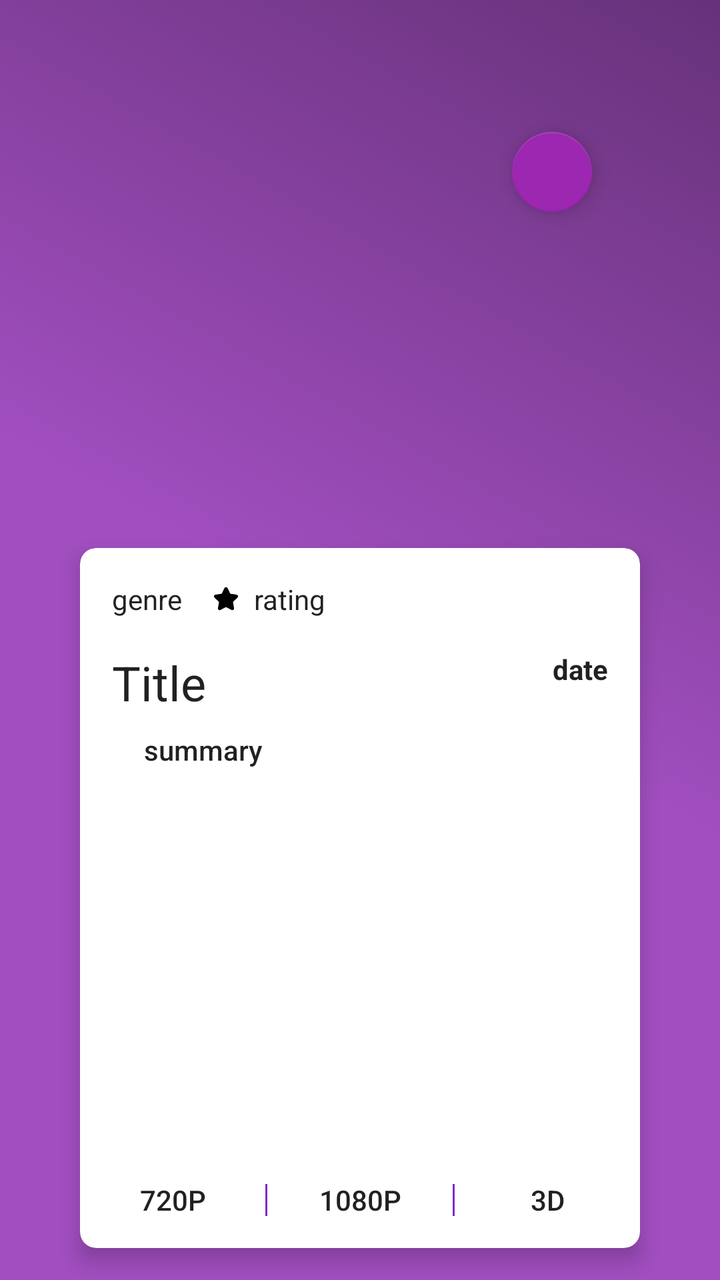
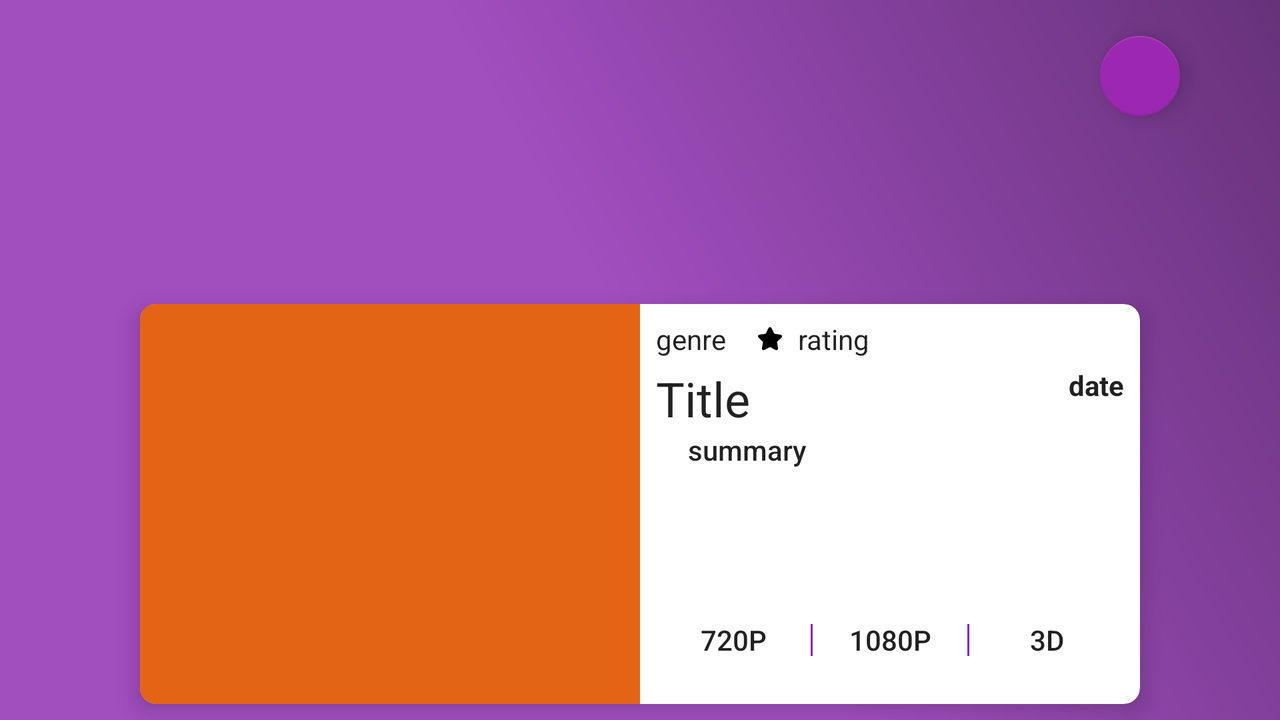

One screen, two layout resources from the same app: the default and the repository's alternative for another configuration. Each is rendered where Android would select it; the XML of both is given below.
<!-- AndroidManifest.xml: application theme AppTheme -->
<!-- res/layout/activity_details.xml -->
<?xml version="1.0" encoding="utf-8"?>
<RelativeLayout xmlns:android="http://schemas.android.com/apk/res/android"
    xmlns:tools="http://schemas.android.com/tools"
    android:layout_width="match_parent"
    android:layout_height="match_parent"
    xmlns:app="http://schemas.android.com/apk/res-auto"
    android:orientation="vertical">

    <ImageView
        android:id="@+id/yifi_movie_details_image_view_medium"
        android:layout_width="match_parent"
        android:layout_height="match_parent"
        android:scaleType="fitXY"
        android:src="@drawable/gradient" />

    <android.support.v7.widget.CardView
        style="@style/MyCardViewStyle"
        android:layout_width="280dp"
        android:layout_height="350dp"
        android:layout_alignParentBottom="true"
        android:layout_centerHorizontal="true"
        android:layout_marginBottom="16dp">

        <LinearLayout
            android:layout_width="match_parent"
            android:layout_height="match_parent"
            android:orientation="vertical">


            <LinearLayout
                android:layout_width="match_parent"
                android:layout_height="match_parent"
                android:orientation="vertical"
                android:padding="16dp">

                <LinearLayout
                    android:layout_width="match_parent"
                    android:layout_height="wrap_content"
                    android:orientation="horizontal">

                    <TextView
                        android:id="@+id/yifi_movie_details_genre_text_view"
                        android:layout_width="wrap_content"
                        android:layout_height="wrap_content"
                        android:text="genre"
                        android:textAppearance="@style/TextAppearance.AppCompat" />

                    <ImageView
                        android:layout_width="wrap_content"
                        android:layout_height="wrap_content"
                        android:layout_gravity="center_vertical"
                        android:layout_marginLeft="16dp"
                        android:src="@drawable/ic_star_black" />


                    <TextView
                        android:id="@+id/yifi_movie_details_rating_text_view"
                        android:layout_width="wrap_content"
                        android:layout_height="wrap_content"
                        android:layout_gravity="bottom"
                        android:paddingLeft="8dp"
                        android:textAppearance="@style/TextAppearance.AppCompat"
                        tools:text="rating" />
                </LinearLayout>


                <LinearLayout
                    android:layout_width="match_parent"
                    android:layout_height="wrap_content"
                    android:orientation="horizontal"
                    android:paddingTop="16dp">

                    <TextView
                        android:id="@+id/yifi_movie_details_title_text_view"
                        android:layout_width="0dp"
                        android:layout_height="wrap_content"
                        android:layout_weight="1"
                        android:maxLines="2"
                        android:textAppearance="@style/TextAppearance.AppCompat.Headline"
                        tools:text="Title" />

                    <TextView
                        android:id="@+id/yifi_movie_details_date_text_view"
                        android:layout_width="wrap_content"
                        android:layout_height="wrap_content"
                        android:layout_gravity="right"
                        android:paddingBottom="8dp"
                        android:paddingLeft="16dp"
                        android:textAppearance="@style/TextAppearance.AppCompat"
                        android:textStyle="bold"
                        tools:text="date" />
                </LinearLayout>

                <ScrollView
                    android:layout_width="match_parent"
                    android:layout_height="wrap_content">

                    <TextView
                        android:id="@+id/yifi_movie_details_summary_text_view"
                        android:layout_width="match_parent"
                        android:layout_height="wrap_content"
                        android:maxLines="4"
                        android:paddingLeft="16dp"
                        android:paddingTop="8dp"
                        android:textAppearance="@style/TextAppearance.AppCompat.Body2"
                        tools:text="summary" />
                </ScrollView>
            </LinearLayout>

        </LinearLayout>

        <LinearLayout
            android:layout_width="match_parent"
            android:layout_height="wrap_content"
            android:layout_gravity="bottom"
            android:orientation="horizontal">

            <Button
                android:id="@+id/button_720p"
                style="@style/Widget.AppCompat.Button.Borderless"
                android:layout_width="0dp"
                android:layout_height="wrap_content"
                android:layout_weight="1"
                android:text="@string/details_720p_button"
                android:theme="@style/MyDetailsButton" />

            <View
                android:layout_width="1dp"
                android:layout_height="match_parent"
                android:layout_marginBottom="16dp"
                android:layout_marginTop="16dp"
                android:background="@color/colorAccent"></View>

            <Button
                android:id="@+id/button_1080p"
                style="@style/Widget.AppCompat.Button.Borderless"
                android:layout_width="0dp"
                android:layout_height="wrap_content"
                android:layout_weight="1"
                android:text="@string/details_1080p_button"
                android:theme="@style/MyDetailsButton" />

            <View
                android:layout_width="1dp"
                android:layout_height="match_parent"
                android:layout_marginBottom="16dp"
                android:layout_marginTop="16dp"
                android:background="@color/colorAccent"></View>

            <Button
                android:id="@+id/button_3d"
                style="@style/Widget.AppCompat.Button.Borderless"
                android:layout_width="0dp"
                android:layout_height="wrap_content"
                android:layout_weight="1"
                android:text="@string/details_3d_button"
                android:theme="@style/MyDetailsButton" />

        </LinearLayout>
    </android.support.v7.widget.CardView>


    <android.support.design.widget.FloatingActionButton
        android:id="@+id/details_fab"
        android:layout_width="wrap_content"
        android:layout_height="wrap_content"
        android:layout_alignParentRight="true"
        android:layout_marginRight="@dimen/fab_margin_right_details_activity_normal"
        android:layout_marginTop="@dimen/fab_margin_top_details_activity_normal"
        android:elevation="6dp"
        app:fabSize="mini"
        android:src="@drawable/ic_explore_white_24px"
        android:theme="@style/MyFloatingButton" />
</RelativeLayout>
<!-- resources referenced by this layout -->
<resources>
  <color name="colorAccent">#8328C9</color>
  <dimen name="fab_margin_right_details_activity_normal">64dp</dimen>
  <dimen name="fab_margin_top_details_activity_normal">66dp</dimen>
  <!-- drawable gradient (drawable) -->
  <?xml version="1.0" encoding="utf-8"?>
  <shape xmlns:android="http://schemas.android.com/apk/res/android"
      android:shape="rectangle">
      <gradient
          android:angle="45"
          android:centerColor="#A14EBF"
          android:endColor="#67327A"
          android:startColor="#A14EBF"/>
  
  </shape>
  <!-- drawable ic_star_black (drawable) -->
  <vector xmlns:android="http://schemas.android.com/apk/res/android"
      android:width="12dp"
      android:height="12dp"
      android:viewportHeight="49.94"
      android:viewportWidth="49.94">
      <path
          android:fillColor="#FF000000"
          android:pathData="M48.86,22.73c0.98,-0.96 1.33,-2.36 0.91,-3.67c-0.43,-1.31 -1.53,-2.24 -2.89,-2.44l-12.09,-1.76c-0.51,-0.08 -0.96,-0.4 -1.19,-0.87L28.18,3.04c-0.61,-1.23 -1.84,-2 -3.21,-2c-1.37,0 -2.6,0.76 -3.21,2L16.35,14c-0.23,0.47 -0.68,0.79 -1.19,0.87L3.07,16.62c-1.36,0.2 -2.47,1.13 -2.89,2.44c-0.42,1.31 -0.08,2.71 0.91,3.67l8.75,8.53c0.37,0.36 0.54,0.89 0.46,1.4L8.22,44.7c-0.18,1.06 0.09,2.09 0.78,2.9c1.07,1.27 2.93,1.65 4.41,0.87l10.81,-5.69c0.45,-0.24 1.02,-0.23 1.47,0l10.81,5.69c0.53,0.28 1.09,0.42 1.67,0.42c1.06,0 2.06,-0.47 2.75,-1.29c0.69,-0.81 0.96,-1.85 0.78,-2.9l-2.07,-12.04c-0.09,-0.51 0.08,-1.04 0.46,-1.4L48.86,22.73z" />
  </vector>
  <string name="details_1080p_button">1080p</string>
  <string name="details_3d_button">3D</string>
  <string name="details_720p_button">720p</string>
  <style name="MyCardViewStyle" parent="Theme.AppCompat.Light">
          <item name="cardCornerRadius">8dp</item>
          <item name="cardElevation">6dp</item>
      </style>
  <style name="MyDetailsButton" parent="Theme.AppCompat.Light">
          <item name="colorControlHighlight">@color/colorAccent</item>
          <item name="colorButtonNormal">@color/search_button_color</item>
      </style>
  <style name="MyFloatingButton" parent="Theme.AppCompat.Light">
          <item name="colorAccent">@color/search_button_color</item>
      </style>
  <style name="AppTheme" parent="Theme.AppCompat.Light.DarkActionBar">
          
          <item name="colorPrimary">@color/colorPrimary</item>
          <item name="colorPrimaryDark">@color/colorPrimaryDark</item>
          <item name="colorAccent">@color/colorAccent</item>
      </style>
  <color name="search_button_color">#9c27b0</color>
  <color name="colorPrimary">#9c27b0</color>
  <color name="colorPrimaryDark">#9c27b0</color>
</resources>
<!-- res/layout-land/activity_details.xml (the repository's variant of the layout above) -->
<!-- drawn on the phone turned sideways -->
<?xml version="1.0" encoding="utf-8"?>
<RelativeLayout xmlns:android="http://schemas.android.com/apk/res/android"
    xmlns:tools="http://schemas.android.com/tools"
    android:layout_width="match_parent"
    android:layout_height="match_parent"
    xmlns:app="http://schemas.android.com/apk/res-auto"
    android:background="@drawable/gradient"
    android:orientation="vertical">

    <android.support.v7.widget.CardView
        style="@style/MyCardViewStyle"
        android:layout_width="500dp"
        android:layout_height="200dp"
        android:layout_centerHorizontal="true"
        android:layout_alignParentBottom="true"
        android:layout_marginBottom="8dp"
        android:layout_centerVertical="true">

        <LinearLayout
            android:layout_width="match_parent"
            android:layout_height="match_parent"
            android:orientation="horizontal">


            <ImageView
                android:id="@+id/yifi_movie_details_image_view_medium"
                android:layout_width="0dp"
                android:layout_height="match_parent"
                android:layout_weight="1"
                android:scaleType="fitXY"
                tools:src="@color/search_edittext" />

            <LinearLayout
                android:layout_width="0dp"
                android:layout_height="match_parent"
                android:layout_weight="1"
                android:orientation="vertical"
                android:padding="8dp">

                <LinearLayout
                    android:layout_width="match_parent"
                    android:layout_height="wrap_content"
                    android:orientation="horizontal">

                    <TextView
                        android:id="@+id/yifi_movie_details_genre_text_view"
                        android:layout_width="wrap_content"
                        android:layout_height="wrap_content"
                        android:text="genre"
                        android:textAppearance="@style/TextAppearance.AppCompat" />

                    <ImageView
                        android:layout_width="wrap_content"
                        android:layout_height="wrap_content"
                        android:layout_gravity="center_vertical"
                        android:layout_marginLeft="16dp"
                        android:src="@drawable/ic_star_black" />


                    <TextView
                        android:id="@+id/yifi_movie_details_rating_text_view"
                        android:layout_width="wrap_content"
                        android:layout_height="wrap_content"
                        android:layout_gravity="bottom"
                        android:paddingLeft="8dp"
                        android:textAppearance="@style/TextAppearance.AppCompat"
                        tools:text="rating" />
                </LinearLayout>


                <LinearLayout
                    android:layout_width="match_parent"
                    android:layout_height="wrap_content"
                    android:orientation="horizontal"
                    android:paddingTop="4dp">

                    <TextView
                        android:id="@+id/yifi_movie_details_title_text_view"
                        android:layout_width="0dp"
                        android:layout_height="wrap_content"
                        android:layout_weight="1"
                        android:maxLines="2"
                        android:textAppearance="@style/TextAppearance.AppCompat.Headline"
                        tools:text="Title" />

                    <TextView
                        android:id="@+id/yifi_movie_details_date_text_view"
                        android:layout_width="wrap_content"
                        android:layout_height="wrap_content"
                        android:layout_gravity="right"
                        android:paddingBottom="8dp"
                        android:paddingLeft="16dp"
                        android:textAppearance="@style/TextAppearance.AppCompat"
                        android:textStyle="bold"
                        tools:text="date" />
                </LinearLayout>

                <ScrollView
                    android:layout_width="match_parent"
                    android:layout_height="0dp"
                    android:layout_weight="1">

                    <TextView
                        android:id="@+id/yifi_movie_details_summary_text_view"
                        android:layout_width="match_parent"
                        android:layout_height="wrap_content"
                        android:maxLines="4"
                        android:paddingLeft="16dp"
                        android:textAppearance="@style/TextAppearance.AppCompat.Body2"
                        tools:text="summary" />
                </ScrollView>

                <LinearLayout
                    android:layout_width="match_parent"
                    android:layout_height="wrap_content"
                    android:gravity="bottom"
                    android:orientation="horizontal">

                    <Button
                        android:id="@+id/button_720p"
                        style="@style/Widget.AppCompat.Button.Borderless"
                        android:layout_width="0dp"
                        android:layout_height="wrap_content"
                        android:layout_weight="1"
                        android:text="@string/details_720p_button"
                        android:theme="@style/MyDetailsButton" />

                    <View
                        android:layout_width="1dp"
                        android:layout_height="match_parent"
                        android:layout_marginBottom="16dp"
                        android:layout_marginTop="16dp"
                        android:background="@color/colorAccent" />

                    <Button
                        android:id="@+id/button_1080p"
                        style="@style/Widget.AppCompat.Button.Borderless"
                        android:layout_width="0dp"
                        android:layout_height="wrap_content"
                        android:layout_weight="1"
                        android:text="@string/details_1080p_button"
                        android:theme="@style/MyDetailsButton" />

                    <View
                        android:layout_width="1dp"
                        android:layout_height="match_parent"
                        android:layout_marginBottom="16dp"
                        android:layout_marginTop="16dp"
                        android:background="@color/colorAccent" />

                    <Button
                        android:id="@+id/button_3d"
                        style="@style/Widget.AppCompat.Button.Borderless"
                        android:layout_width="0dp"
                        android:layout_height="wrap_content"
                        android:layout_weight="1"
                        android:text="@string/details_3d_button"
                        android:theme="@style/MyDetailsButton" />
                </LinearLayout>

            </LinearLayout>

        </LinearLayout>


    </android.support.v7.widget.CardView>


    <android.support.design.widget.FloatingActionButton
        android:id="@+id/details_fab"
        android:layout_width="wrap_content"
        android:layout_height="wrap_content"
        android:layout_alignParentRight="true"
        android:layout_marginRight="@dimen/fab_margin_right_details_activity_normal_land"
        android:layout_marginTop="@dimen/fab_margin_top_details_activity_normal_land"
        android:elevation="6dp"
        app:fabSize="mini"
        android:src="@drawable/ic_explore_white_24px"
        android:theme="@style/MyFloatingButton" />
</RelativeLayout>
<!-- resources referenced by the variant -->
<!-- as the phone turned sideways resolves them -->
<resources>
  <color name="colorAccent">#8328C9</color>
  <color name="search_edittext">#E36414</color>
  <!-- from res/values-land/ -->
  <dimen name="fab_margin_right_details_activity_normal_land">50dp</dimen>
  <!-- from res/values-land/ -->
  <dimen name="fab_margin_top_details_activity_normal_land">18dp</dimen>
  <!-- drawable gradient (drawable) -->
  <?xml version="1.0" encoding="utf-8"?>
  <shape xmlns:android="http://schemas.android.com/apk/res/android"
      android:shape="rectangle">
      <gradient
          android:angle="45"
          android:centerColor="#A14EBF"
          android:endColor="#67327A"
          android:startColor="#A14EBF"/>
  
  </shape>
  <!-- drawable ic_star_black (drawable) -->
  <vector xmlns:android="http://schemas.android.com/apk/res/android"
      android:width="12dp"
      android:height="12dp"
      android:viewportHeight="49.94"
      android:viewportWidth="49.94">
      <path
          android:fillColor="#FF000000"
          android:pathData="M48.86,22.73c0.98,-0.96 1.33,-2.36 0.91,-3.67c-0.43,-1.31 -1.53,-2.24 -2.89,-2.44l-12.09,-1.76c-0.51,-0.08 -0.96,-0.4 -1.19,-0.87L28.18,3.04c-0.61,-1.23 -1.84,-2 -3.21,-2c-1.37,0 -2.6,0.76 -3.21,2L16.35,14c-0.23,0.47 -0.68,0.79 -1.19,0.87L3.07,16.62c-1.36,0.2 -2.47,1.13 -2.89,2.44c-0.42,1.31 -0.08,2.71 0.91,3.67l8.75,8.53c0.37,0.36 0.54,0.89 0.46,1.4L8.22,44.7c-0.18,1.06 0.09,2.09 0.78,2.9c1.07,1.27 2.93,1.65 4.41,0.87l10.81,-5.69c0.45,-0.24 1.02,-0.23 1.47,0l10.81,5.69c0.53,0.28 1.09,0.42 1.67,0.42c1.06,0 2.06,-0.47 2.75,-1.29c0.69,-0.81 0.96,-1.85 0.78,-2.9l-2.07,-12.04c-0.09,-0.51 0.08,-1.04 0.46,-1.4L48.86,22.73z" />
  </vector>
  <string name="details_1080p_button">1080p</string>
  <string name="details_3d_button">3D</string>
  <string name="details_720p_button">720p</string>
  <style name="MyCardViewStyle" parent="Theme.AppCompat.Light">
          <item name="cardCornerRadius">8dp</item>
          <item name="cardElevation">6dp</item>
      </style>
  <style name="MyDetailsButton" parent="Theme.AppCompat.Light">
          <item name="colorControlHighlight">@color/colorAccent</item>
          <item name="colorButtonNormal">@color/search_button_color</item>
      </style>
  <style name="MyFloatingButton" parent="Theme.AppCompat.Light">
          <item name="colorAccent">@color/search_button_color</item>
      </style>
  <style name="AppTheme" parent="Theme.AppCompat.Light.DarkActionBar">
          
          <item name="colorPrimary">@color/colorPrimary</item>
          <item name="colorPrimaryDark">@color/colorPrimaryDark</item>
          <item name="colorAccent">@color/colorAccent</item>
      </style>
  <color name="search_button_color">#9c27b0</color>
  <color name="colorPrimary">#9c27b0</color>
  <color name="colorPrimaryDark">#9c27b0</color>
</resources>
